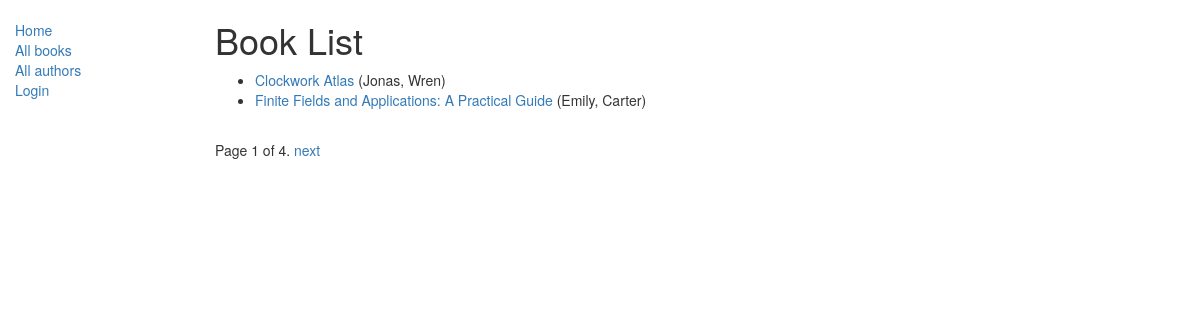
/catalog/books/, run on the app's committed database.
### catalog/models.py (models this page shows, shortened)
class Book(models.Model):
    title = models.CharField(max_length=200)
    author = models.ForeignKey('Author', on_delete=models.SET_NULL, null=True)   # 当外键指向的author对象被删除时，引用它的记录字段（这里是ForeignKey）会被自动设为NULL
    summary = models.TextField(blank=True, null=True, max_length=1000,
                               help_text="Enter a brief description of the book")
    isbn = models.CharField("ISBN", max_length=13,
                            help_text='13 Character <a href="https://www.isbn-international.org/content/what-isbn">ISBN number</a>')
    genre = models.ManyToManyField(Genre, help_text="Select a genre for this book")
    language = models.ForeignKey('Language', on_delete=models.SET_NULL, null=True)
    class Meta:
        ordering = ['title', 'author']
    def get_absolute_url(self):
        return reverse('book-detail', args=[str(self.id)])  # 根据路由名字book-detail反向生成URL + args
    def display_genre(self):     # 用于显示genre（多对多情况下）正常不能显示在Book管理界面下的情况
        """
        Creates a string for the Genre. This is required to display genre in Admin.
        """
        return ', '.join([genre.name for genre in self.genre.all()[:3]])      # self.genre.all()[:3]找到对应实例的genre，然后拼接成字符串就可以使用了
    display_genre.short_description = 'Genre'    # 定义该方法的域字段名（列表头名）

class Author(models.Model):
    first_name = models.CharField(max_length=100)
    last_name = models.CharField(max_length=100)
    date_of_birth = models.DateField(null = True, blank=True)
    date_of_death = models.DateField(null = True, blank=True)
    class Meta:
        ordering = ['last_name', 'first_name']
    def __str__(self):
        return '%s, %s' %(self.last_name, self.first_name)

### catalog/views.py (the view)
# urls.py: path('books/', views.BookListView.as_view(), name='books'),   # 将一个基于类的视图BookListView， 转换为Django能调用的视图函数.as_view()
class BookListView(generic.ListView):    # 基于类的通用列表视图, 类似于模板
    model = Book
    queryset = Book.objects.all()
    context_object_name = "book_list"
    template_name = 'books_list.html'
    paginate_by = 2 # 只要超过10条记录，视图就会开始对它发送到模板的数据，进行分页， 可以使用 URL：/catalog/books/?page=2访问

### catalog/templates/books_list.html
{% extends "base_generic.html" %}
{% block content %}
  <h1>Book List</h1>
  {% if book_list %}
    <ul>
      {% for book in book_list %}
        <li>
          <a href="{{ book.get_absolute_url }}">{{ book.title }}</a> ({{book.author}})
        </li>
      {% endfor %}
    </ul>
  {% else %}
    <p>There are no books in the library.</p>
  {% endif %}
{% endblock %}

### data on the page
Book: title "Clockwork Atlas", author "Jonas, Wren"
Book: title "Finite Fields and Applications: A Practical Guide", author "Emily, Carter"

### other printed values
{{ page_obj.number }} "1"
{{ page_obj.paginator.num_pages }} "4"
